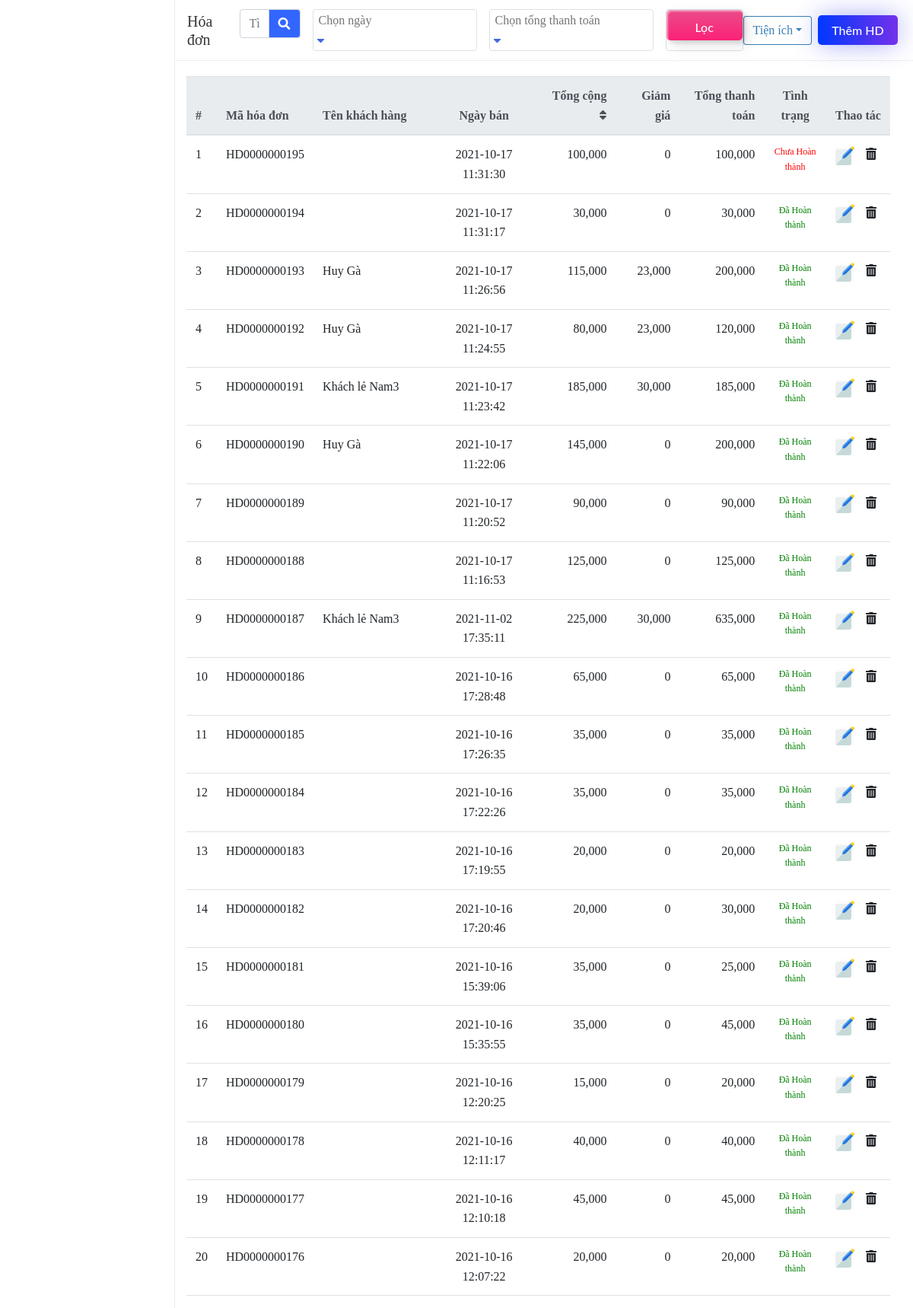
The app's page /hoadon/index.php (signed in) with its own data.
### tables this page shows
CREATE TABLE `hoadon` (
  `hoadon_id` int(11) NOT NULL,
  `MaHD` varchar(50) NOT NULL,
  `MaNV` varchar(50) NOT NULL,
  `NgayLap` datetime NOT NULL,
  `Tien` int(11) NOT NULL,
  `Giamgia` int(11) NOT NULL,
  `Tongtien` int(11) NOT NULL,
  `HinhThucThanhToan` varchar(50) NOT NULL,
  `MaBan` int(11) NOT NULL,
  `Status` int(1) NOT NULL,
  `Note` text NOT NULL,
  `MaKH` varchar(50) NOT NULL,
  `Ngaysua` datetime DEFAULT NULL
);

CREATE TABLE `khachhang` (
  `MaKH` varchar(50) NOT NULL,
  `TenKH` varchar(50) NOT NULL,
  `Username` varchar(50) DEFAULT NULL,
  `Password` varchar(50) DEFAULT NULL,
  `Diemthuong` int(11) NOT NULL,
  `Duno` int(11) NOT NULL,
  `Gioitinh` varchar(5) NOT NULL,
  `SDT` varchar(50) NOT NULL,
  `Diachi` text NOT NULL,
  `Tonggiaodich` int(11) NOT NULL,
  `Ngaytao` date DEFAULT NULL,
  `Trangthai` varchar(50) NOT NULL,
  `Capdo` int(11) NOT NULL,
  `Avatar` varchar(50) NOT NULL,
  `Ghichu` text NOT NULL,
  `Email` varchar(50) NOT NULL,
  `Birthday` date DEFAULT NULL
);

### libs/getlimit-1condition.php (called while the page is built)
<?php
function getlimit_1condition($table,$limit,$page,$condition1)
{
    $page-=1;
    $page=$page*$limit;
    $sql = "select * from $table where $condition1 LIMIT $page,$limit" ;
    global $conn;
    $query = mysqli_query($conn, $sql);
    $result = array();
    if ($query){
        while ($row = mysqli_fetch_assoc($query)){
            $result[] = $row;
        }
    }
    return $result;
}
?>

### libs/get-1condition.php (called while the page is built)
<?php
function get_1condition($table,$needget,$condition1)
{
    $sql = "SELECT $needget FROM $table WHERE $condition1 ";
    global $conn;
    $query = mysqli_query($conn, $sql);
    $result = array();
    if ($query){
        while ($row = mysqli_fetch_assoc($query)){
            $result[] = $row;
        }
    }
    return $result;
}
?>

### hoadon/index.php (the view, shortened to what this page needs)
<?php
include '../ketnoi.php';
include '../libs/get-1condition.php';
include '../libs/getlimit-1condition.php';
include '../head1.php';
?>
</head>
<body>
<div class="Myground " id="myground" style="background-color:white" >
  <div class="sidebar__container float-left active" style="float:left;padding:0;"></div>
  <div class="p-0 w-auto" style="overflow:visible" >
    <div class="action-bar__container action-bar-border">
      <div class="d-flex align-items-center justify-content-between">
        <h3 class="mb-0 mr-3 action-bar__title ml-3">Hóa đơn</h3>
        <div class="flex-1">
          <div class="d-flex">
            <form >
              <div class="input-group ">
                <input type="text" placeholder="Tìm kiếm Mã HD, Tên KH, " class="form-control input-searchhd ">
                <div class="input-group-append "><span class="btn-searchhd cursor-pointer input-group-text" style="background:#3366FF;" ><i style="color:#fff" class="fas fa-search"></i></span>
                </div>
              </div>
            </form>
            <div class="border rounded d-flex ml-3">
              <div class="border-0 py-0 select-on-list kit-select__container input-box d-flex" name="city_name" placeholder="Chọn thành phố">
                <div class="kit-select d-flex align-items-center">
                  <div class="tags d-flex align-items-center justify-content-between " >
                    <div class="dropdown2">
                      <input type="text" id="myInput2" placeholder="Chọn ngày" class="input-select border-0 dropbtn"/><i class="fas fa-caret-down text-link-blue dropbtn"></i>
                    </div>
                  </div>
                </div>
              </div>
            </div>
            <div class="border rounded d-flex ml-3">
              <div class="border-0 py-0 select-on-list kit-select__container input-box d-flex" name="city_name" placeholder="Chọn nhóm món">
                <div class="kit-select d-flex align-items-center">
                  <div class="tags d-flex align-items-center justify-content-between " >
                    <div class="dropdown2">
                      <input type="text" id="myInput3" placeholder="Chọn tổng thanh toán" class="input-select border-0 dropbtn" /><i class="fas fa-caret-down text-link-blue dropbtn"></i>
                    </div>
                  </div>
                </div>
              </div>
            </div>
            <div class="border rounded d-flex ml-3" ><button class="custom-btn btn-13 btn-loc" style="width:100px">Lọc</button></div>
          </div>
        </div>
        <div class="ml-auto mr-2 navbar p-0 m-0">
          <div class="dropdown">
            <button type="button" id="dropdownMenuButton2" data-toggle="dropdown" aria-haspopup="true" aria-expanded="false" class="btn btn-outline-blue dropdown-toggle">  Tiện ích</button>
          </div>
        </div>
        <a href="../pos" target="_blank"><button class="custom-btn2 btn-7 btn-themhd " data-toggle="modal" data-target="#Modal-insert">  Thêm HD</button></a>
      </div>
    </div>
  </div>
  <div class="container-fluid" >
    <div class="row">
      <div class="col-12 list-view__table" style="min-height:75vh;">
        <table class="table mytable list-view__table hover-table-1" role="treegrid">
          <thead class="thead-light">
            <tr>
              <th style="width: 1%;">#</th>
              <th style="width: 12%;">Mã hóa đơn</th>
              <th style="width: 21%;">Tên khách hàng</th>
              <th style="width: 20%;"class="text-center">Ngày bán</th>
              <th style="width: 12%;"class="text-right">Tổng cộng<i class="fas fa-sort ml-1"></i></th>
              <th style="width: 10%;"class="text-right">Giảm giá</th>
              <th style="width: 14%;"class="text-right">Tổng thanh toán</th>
              <th style="width: 18%;"class="text-center">Tình trạng</th>
              <th style="width: 10%;"class="text-nowrap">Thao tác</th>
            </tr>
          </thead>
          <tbody id="tbody_hoadon" class="border-bottom mysearch1" role="rowgroup">
    <?php function find_tenkh($find,$arr){ foreach($arr as $arritem){if($arritem['MaKH']==$find) return $arritem['TenKH']; }; }
        $khachhang=get_1condition('khachhang','MaKH,TenKH','1');
        $hoadon=getlimit_1condition('hoadon',20,1,'1 ORDER BY hoadon_id DESC');$stt=0;
        foreach ($hoadon as $hoadonitem){ ?>
            <tr id="tr-hoadon<?php echo $hoadonitem['MaHD']; ?>" temp-mahd="<?php echo $hoadonitem['MaHD']; ?>" class="tr-content ">
              <td class="toggle-inforhd "><?php $stt++; echo $stt; ?></td>
              <td class="toggle-inforhd cldt-mahd"><?php echo $hoadonitem['MaHD']; ?> </td>
              <td class="toggle-inforhd cldt-tenkh"><?php echo find_tenkh($hoadonitem['MaKH'],$khachhang); ?></td>
              <td class="toggle-inforhd text-center cldt-gioitinh"><?php echo $hoadonitem['NgayLap']; ?></td>
              <td  class="toggle-inforhd cldt-hoadon text-right"><?php echo number_format($hoadonitem['Tien'],0,"",","); ?></td>
              <td class="toggle-inforhd cldt-username text-right"><?php echo number_format($hoadonitem['Giamgia'],0,"",","); ?></td>
              <td class="toggle-inforhd cldt-username text-right"><?php echo number_format($hoadonitem['Tongtien'],0,"",","); ?></td>
              <td class="toggle-inforhd cldt-tinhtrang text-center <?php if($hoadonitem['Status']==0) echo 'color1'; else echo 'color2'; ?>"><?php if($hoadonitem['Status']==0) echo 'Đã Hoàn thành'; else echo 'Chưa Hoàn thành'; ?></td>
              <td>
                <form action="../pos/" method="post" enctype="multipart/form-data"  target="_blank">
                  <button style="border:none;padding:0px;background:none;"><img temp-manv="<?php echo $hoadonitem['MaHD']; ?>" class="mr-2 cursor-pointer btn-suahd" src="../icon/edit.png" width="25x" data-toggle="modal" data-target="#Modal-update"/>
                  </button>
                  <i class="fas fa-trash-alt cursor-pointer getdelete-mahd" tempdata-mahd="<?php echo $hoadonitem['MaHD']; ?>" data-toggle="modal" data-target="#Modal-delete"></i>
                </form>
              </td>
            </tr>
  <?php } ?>
          </tbody>
        </table>
      </div>
    </div>
  </div>
</div>
</body>
</html>

### head1.php (shortened to what this page needs)
<!DOCTYPE html>
<html>
<head>
  <link rel="stylesheet" type="text/css" href="../plugins/css/bootstrap.min.css">
  <link rel="stylesheet" type="text/css" href="../include/css/style.css">
  <link rel="stylesheet" href="../plugins/fontawesome-free-5.15.3-web/css/all.min.css" />

### include/css/style.css (style rules this page uses)
body { font-family: "Merriweather", sans-serif; color: #353535; font-size: 100%; line-height: 1.6; -webkit-font-smoothing: antialiased; background-color:#DDDDDD; }
a,img { color: #000000; }
* { font-family: SanFranciscoDisplay-Regular; }
.dropdown { position: relative; display: inline-block; }
.dropdown2 { position: relative; display: inline-block; }
.action-bar__title { font-size: 20px; color: #363636; }
.text-link-blue { color: #4169E1!important; background-color: rgba(255,250,250,.8); border-color: rgba(255,250,250,.8); cursor: pointer; }
.Myground { width:100%; overflow:auto; }
.w-auto { width: auto!important; }
.sidebar__container { overflow:visible!important; position:relative; display:block; background-color: #fff; width: 230px; overflow: auto; height: 100vh; border-right: .6px solid #eee; z-index:1!important; }
.cursor-pointer { cursor: pointer; }
.sidebar__container.active { margin-left: 0px; }
.sidebar__container { margin-left: -230px; }
.action-bar__container.action-bar-border { border-bottom: 1px solid #eee; margin-bottom: 20px; }
.action-bar__container { padding: 12px 20px; }
.select-on-list.input-box { padding: 5px 5px; }
.kit-select__container { position: relative; width: 100%; }
.list-view__table { overflow: auto; max-height: calc(100vh - 72px); }
.mytable { color: #212529; }
.color1 { color:green;font-size:12px; }
.color2 { color:red;font-size:12px; }
.row { margin:0 -7.5px; }
.btn-outline-blue, .btn-outline-blue:hover { background-color: white; color: rgba(5,96,166,.8); border-color:black!important; }
.btn-outline-blue { border-radius:0.25rem; border-color: rgba(5,96,166,.8)!important; }
.fas.fa-trash-alt { padding:3px; }
.custom-btn { position: relative; display: inline-block; z-index:101; width: 130px; height: 40px; color: #fff; border-radius: 5px; padding: 10px 25px; font-family: 'Lato', sans-serif; font-weight: 500; background: transparent; cursor: pointer; transition: all 0.3s ease; display: inline-block; box-shadow:inset 2px 2px 2px 0px rgba(255,255,255,.5), 7px 7px 20px 0px rgba(0,0,0,.1), 4px 4px 5px 0px rgba(0,0,0,.1); outline: none; }
.custom-btn2 { position: relative; display: inline-block; z-index:101; width: 105px; height: 39px; color: #fff; border-radius: 5px; padding: 2px 5px; font-family: 'Lato', sans-serif; font-weight: 500; background: transparent; cursor: pointer; transition: all 0.3s ease; display: inline-block; box-shadow:inset 2px 2px 2px 0px rgba(255,255,255,.5), 7px 7px 20px 0px rgba(0,0,0,.1), 4px 4px 5px 0px rgba(0,0,0,.1); outline: none; }
.btn-13 { background: rgb(251,33,117); background: linear-gradient(0deg, rgba(251,33,117,1) 0%, rgba(234,76,137,1) 100%); border: none; z-index: 1; }
.btn-13:after { position: absolute; content: ""; width: 100%; height: 0; bottom: 0; left: 0; z-index: -1; border-radius: 5px; background-color: #4dccc6; background-image: linear-gradient(315deg, #4dccc6 0%, rgba(234,76,137,1) 74%); box-shadow: -7px -7px 20px 0px #fff9, -4px -4px 5px 0px #fff9, 7px 7px 20px 0px #0002, 4px 4px 5px 0px #0001; transition: all 0.3s ease; }
.btn-7 { background: linear-gradient(90deg, #0038ff, #7331ea); box-shadow: 0 0 34px -2px rgba(44, 54, 231, 0.45); color: #fff; border: none; transition: all 0.3s ease; overflow: hidden; }
.btn-7:after { position: absolute; content: " "; top: 0; left: 0; z-index: -1; width: 100%; height: 100%; transition: all 0.3s ease; -webkit-transform: scale(.1); transform: scale(.1); }
img { max-width: 100%; display: inline-block; vertical-align: middle; }

### records on screen
hoadon: MaHD "HD0000000195", NgayLap "2021-10-17 11:31:30", Tien "100,000", Giamgia "0", Tongtien "100,000", Status "Chưa Hoàn thành"
hoadon: MaHD "HD0000000194", NgayLap "2021-10-17 11:31:17", Tien "30,000", Giamgia "0", Tongtien "30,000", Status "Đã Hoàn thành"
hoadon: MaHD "HD0000000193", MaKH.TenKH "Huy Gà", NgayLap "2021-10-17 11:26:56", Tien "115,000", Giamgia "23,000", Tongtien "200,000", Status "Đã Hoàn thành"
hoadon: MaHD "HD0000000192", MaKH.TenKH "Huy Gà", NgayLap "2021-10-17 11:24:55", Tien "80,000", Giamgia "23,000", Tongtien "120,000", Status "Đã Hoàn thành"
hoadon: MaHD "HD0000000191", MaKH.TenKH "Khách lẻ Nam3", NgayLap "2021-10-17 11:23:42", Tien "185,000", Giamgia "30,000", Tongtien "185,000", Status "Đã Hoàn thành"
hoadon: MaHD "HD0000000190", MaKH.TenKH "Huy Gà", NgayLap "2021-10-17 11:22:06", Tien "145,000", Giamgia "0", Tongtien "200,000", Status "Đã Hoàn thành"
hoadon: MaHD "HD0000000189", NgayLap "2021-10-17 11:20:52", Tien "90,000", Giamgia "0", Tongtien "90,000", Status "Đã Hoàn thành"
hoadon: MaHD "HD0000000188", NgayLap "2021-10-17 11:16:53", Tien "125,000", Giamgia "0", Tongtien "125,000", Status "Đã Hoàn thành"
hoadon: MaHD "HD0000000187", MaKH.TenKH "Khách lẻ Nam3", NgayLap "2021-11-02 17:35:11", Tien "225,000", Giamgia "30,000", Tongtien "635,000", Status "Đã Hoàn thành"
hoadon: MaHD "HD0000000186", NgayLap "2021-10-16 17:28:48", Tien "65,000", Giamgia "0", Tongtien "65,000", Status "Đã Hoàn thành"
hoadon: MaHD "HD0000000185", NgayLap "2021-10-16 17:26:35", Tien "35,000", Giamgia "0", Tongtien "35,000", Status "Đã Hoàn thành"
hoadon: MaHD "HD0000000184", NgayLap "2021-10-16 17:22:26", Tien "35,000", Giamgia "0", Tongtien "35,000", Status "Đã Hoàn thành"
hoadon: MaHD "HD0000000183", NgayLap "2021-10-16 17:19:55", Tien "20,000", Giamgia "0", Tongtien "20,000", Status "Đã Hoàn thành"
hoadon: MaHD "HD0000000182", NgayLap "2021-10-16 17:20:46", Tien "20,000", Giamgia "0", Tongtien "30,000", Status "Đã Hoàn thành"
hoadon: MaHD "HD0000000181", NgayLap "2021-10-16 15:39:06", Tien "35,000", Giamgia "0", Tongtien "25,000", Status "Đã Hoàn thành"
hoadon: MaHD "HD0000000180", NgayLap "2021-10-16 15:35:55", Tien "35,000", Giamgia "0", Tongtien "45,000", Status "Đã Hoàn thành"
hoadon: MaHD "HD0000000179", NgayLap "2021-10-16 12:20:25", Tien "15,000", Giamgia "0", Tongtien "20,000", Status "Đã Hoàn thành"
hoadon: MaHD "HD0000000178", NgayLap "2021-10-16 12:11:17", Tien "40,000", Giamgia "0", Tongtien "40,000", Status "Đã Hoàn thành"
hoadon: MaHD "HD0000000177", NgayLap "2021-10-16 12:10:18", Tien "45,000", Giamgia "0", Tongtien "45,000", Status "Đã Hoàn thành"
hoadon: MaHD "HD0000000176", NgayLap "2021-10-16 12:07:22", Tien "20,000", Giamgia "0", Tongtien "20,000", Status "Đã Hoàn thành"
